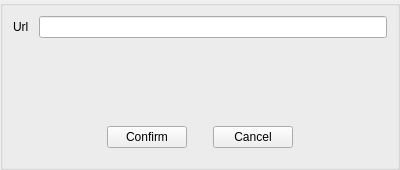
<?xml version="1.0" encoding="UTF-8"?>
<ui version="4.0">
 <class>CWebResourceOverlay</class>
 <widget class="COverlayBase" name="CWebResourceOverlay">
  <property name="geometry">
   <rect>
    <x>0</x>
    <y>0</y>
    <width>400</width>
    <height>170</height>
   </rect>
  </property>
  <property name="sizePolicy">
   <sizepolicy hsizetype="Fixed" vsizetype="Minimum">
    <horstretch>0</horstretch>
    <verstretch>0</verstretch>
   </sizepolicy>
  </property>
  <property name="minimumSize">
   <size>
    <width>400</width>
    <height>0</height>
   </size>
  </property>
  <property name="maximumSize">
   <size>
    <width>400</width>
    <height>16777215</height>
   </size>
  </property>
  <property name="windowTitle">
   <string>Form</string>
  </property>
  <layout class="QGridLayout" name="gridLayout_2">
   <property name="leftMargin">
    <number>0</number>
   </property>
   <property name="topMargin">
    <number>0</number>
   </property>
   <property name="rightMargin">
    <number>0</number>
   </property>
   <property name="bottomMargin">
    <number>0</number>
   </property>
   <property name="spacing">
    <number>10</number>
   </property>
   <item row="0" column="0" colspan="2">
    <widget class="QGroupBox" name="groupBox">
     <property name="title">
      <string/>
     </property>
     <layout class="QGridLayout" name="gridLayout_3">
      <property name="leftMargin">
       <number>10</number>
      </property>
      <property name="topMargin">
       <number>10</number>
      </property>
      <property name="rightMargin">
       <number>10</number>
      </property>
      <property name="bottomMargin">
       <number>10</number>
      </property>
      <property name="spacing">
       <number>10</number>
      </property>
      <item row="0" column="0">
       <widget class="QLabel" name="label">
        <property name="text">
         <string>Url</string>
        </property>
       </widget>
      </item>
      <item row="0" column="1">
       <widget class="QLineEdit" name="pUrlLineEdit"/>
      </item>
      <item row="2" column="0" colspan="2">
       <widget class="QWidget" name="widget" native="true">
        <layout class="QGridLayout" name="gridLayout">
         <item row="0" column="3">
          <widget class="QPushButton" name="pCancelButton">
           <property name="text">
            <string>Cancel</string>
           </property>
          </widget>
         </item>
         <item row="0" column="0">
          <spacer name="horizontalSpacer_2">
           <property name="orientation">
            <enum>Qt::Horizontal</enum>
           </property>
           <property name="sizeHint" stdset="0">
            <size>
             <width>40</width>
             <height>20</height>
            </size>
           </property>
          </spacer>
         </item>
         <item row="0" column="1">
          <widget class="QPushButton" name="pConfirmButton">
           <property name="text">
            <string>Confirm</string>
           </property>
          </widget>
         </item>
         <item row="0" column="5">
          <spacer name="horizontalSpacer">
           <property name="orientation">
            <enum>Qt::Horizontal</enum>
           </property>
           <property name="sizeHint" stdset="0">
            <size>
             <width>40</width>
             <height>20</height>
            </size>
           </property>
          </spacer>
         </item>
         <item row="0" column="2">
          <spacer name="horizontalSpacer_3">
           <property name="orientation">
            <enum>Qt::Horizontal</enum>
           </property>
           <property name="sizeType">
            <enum>QSizePolicy::Fixed</enum>
           </property>
           <property name="sizeHint" stdset="0">
            <size>
             <width>20</width>
             <height>20</height>
            </size>
           </property>
          </spacer>
         </item>
        </layout>
       </widget>
      </item>
      <item row="1" column="1">
       <spacer name="verticalSpacer">
        <property name="orientation">
         <enum>Qt::Vertical</enum>
        </property>
        <property name="sizeHint" stdset="0">
         <size>
          <width>20</width>
          <height>40</height>
         </size>
        </property>
       </spacer>
      </item>
     </layout>
    </widget>
   </item>
  </layout>
 </widget>
 <customwidgets>
  <customwidget>
   <class>COverlayBase</class>
   <extends>QWidget</extends>
   <header>Widgets/OverlayBase.h</header>
   <container>1</container>
  </customwidget>
 </customwidgets>
 <resources/>
 <connections/>
</ui>
